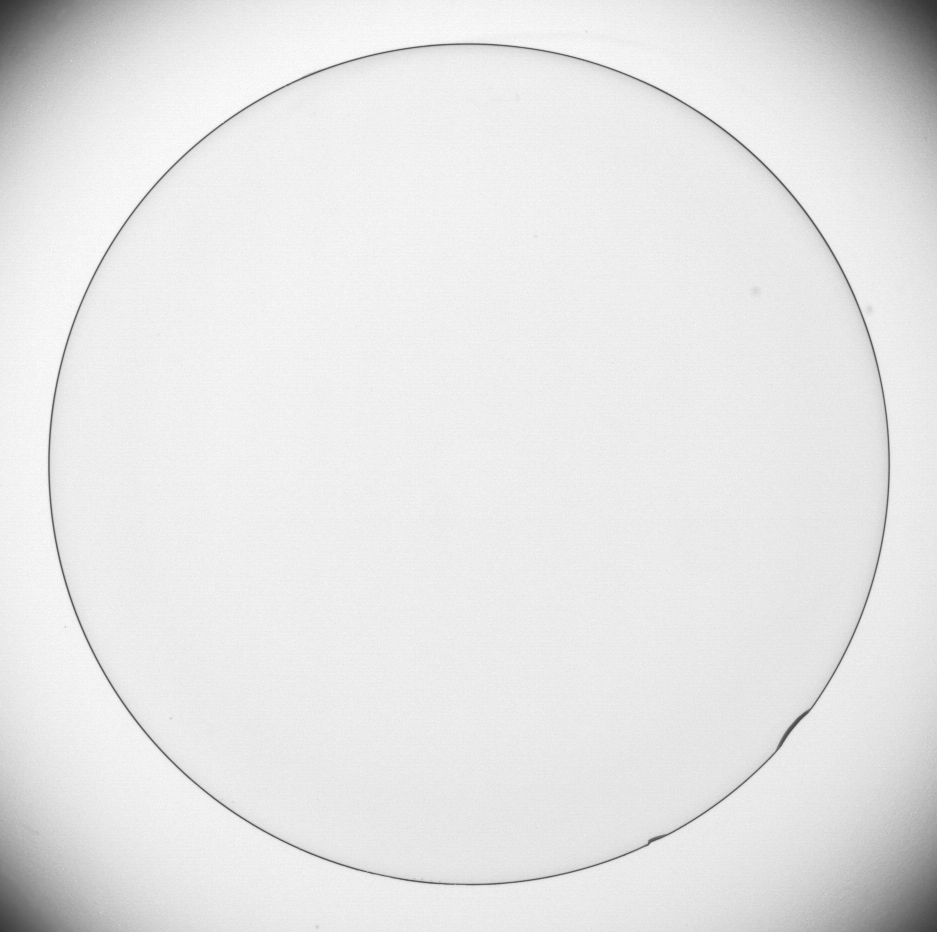
#> input picture ContactLens.tif, 937 x 932 px
$ python opencv_python_21.py   (older library calls are emulated)
#> lines starting #> are read from the running program, lines starting #| are printed output that depends on the picture; after the words box and inside, x2 and y2 are one past the last pixel; in counts of white or black regions, pixels touching at a corner belong together; long printed decimals are rounded
import cv2 as cv
import numpy as np

img = cv.imread('ContactLens.tif')
#> img is the input picture: shape (932, 937, 3); min 50, max 255, mean 229.7
img = cv.resize(img, (512, 512))
#> img: shape (512, 512, 3)
imggray = cv.cvtColor(img, cv.COLOR_BGR2GRAY)
thresh = cv.adaptiveThreshold(imggray, 255, cv.ADAPTIVE_THRESH_MEAN_C, cv.THRESH_BINARY, 35, 15)
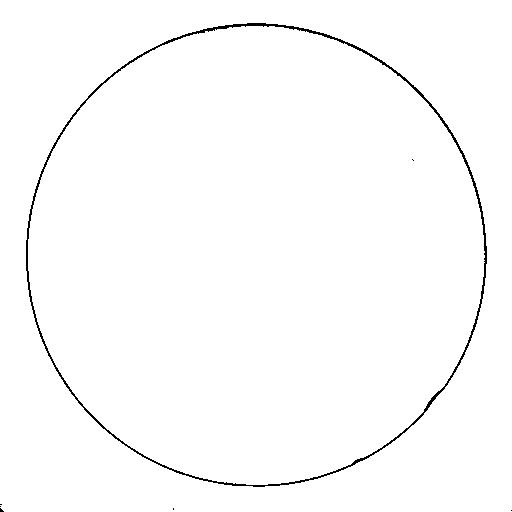
#> thresh: shape (512, 512); 98.8% white; black in thin lines or dots
#matrix 35*35, and parameter is 15 to do a adaptive threshold to get a BW pic
image, contours, hierarchy = cv.findContours(thresh, cv.RETR_TREE, cv.CHAIN_APPROX_SIMPLE)
#> contours = 6 contours, 3 with area under 20; largest, box (x1, y1, x2, y2) and area: (0, 0, 512, 512) 261108, (25, 22, 488, 488) 168376, (28, 26, 485, 485) 163942
cnt = contours[3]
#> cnt = contour of 688 points, box (x1, y1, x2, y2) (28, 26, 485, 485), area 163942
m = cv.moments(cnt)
#> m = moments, m00 163941.5, centre m10/m00, m01/m00 = (255.6, 254.8)
#cv.moments() is to caculate ju of a contour
print(m)
#> (printed output is left out)
cx = int(m['m10']/m['m00'])
#> cx = 255
cy = int(m['m01']/m['m00'])
#> cy = 254
#using ju to caculate gravity point
print(cx, cy)
#| 255 254
area = cv.contourArea(cnt)
#> area = 163941.5
#caculate area of contour which is equal to m['m00']
print(area)
#| 163941.5
print(m['m00'])
#| 163941.5
#they are same
perimeter = cv.arcLength(cnt, True)
#> perimeter = 1532.2
print(perimeter)
#| 1532.202
